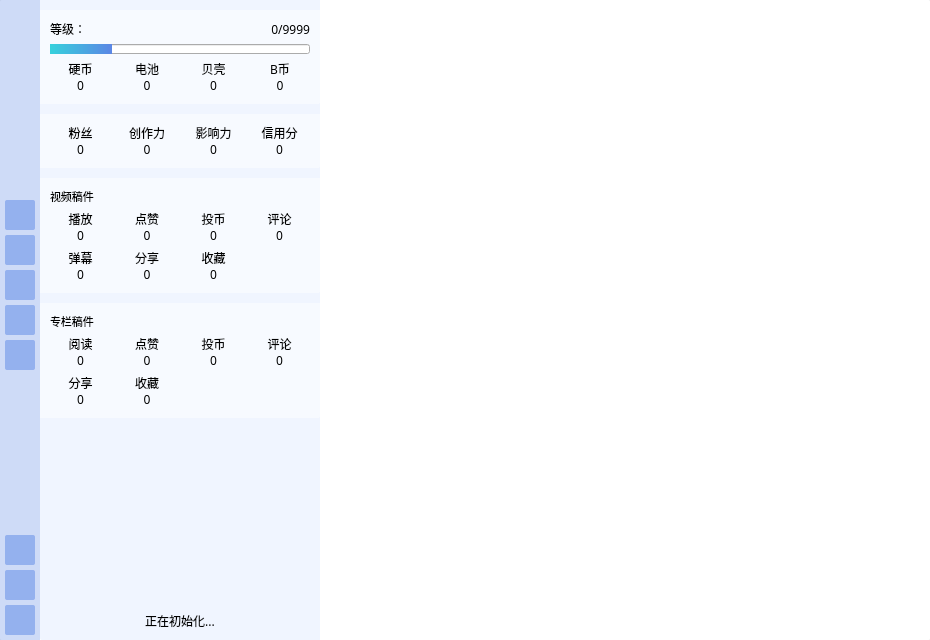
<?xml version="1.0" encoding="UTF-8"?>
<ui version="4.0">
 <class>MainWindow</class>
 <widget class="QMainWindow" name="MainWindow">
  <property name="geometry">
   <rect>
    <x>0</x>
    <y>0</y>
    <width>930</width>
    <height>640</height>
   </rect>
  </property>
  <property name="windowTitle">
   <string>MainWindow</string>
  </property>
  <widget class="QWidget" name="centralwidget">
   <layout class="QGridLayout" name="gridLayout">
    <property name="leftMargin">
     <number>0</number>
    </property>
    <property name="topMargin">
     <number>0</number>
    </property>
    <property name="rightMargin">
     <number>0</number>
    </property>
    <property name="bottomMargin">
     <number>0</number>
    </property>
    <property name="spacing">
     <number>0</number>
    </property>
    <item row="0" column="0">
     <widget class="QWidget" name="widget_main" native="true">
      <property name="styleSheet">
       <string notr="true">QWidget#widget_main{border-radius:2px;background:qlineargradient(spread:pad,x1:0,y1:0,x2:1,y2:0,stop:0 #FFFFFF,stop:1 #FFFFFF);}</string>
      </property>
      <layout class="QHBoxLayout" name="horizontalLayout">
       <property name="spacing">
        <number>0</number>
       </property>
       <property name="leftMargin">
        <number>0</number>
       </property>
       <property name="topMargin">
        <number>0</number>
       </property>
       <property name="rightMargin">
        <number>0</number>
       </property>
       <property name="bottomMargin">
        <number>0</number>
       </property>
       <item>
        <widget class="QWidget" name="widget_bar" native="true">
         <property name="minimumSize">
          <size>
           <width>40</width>
           <height>0</height>
          </size>
         </property>
         <property name="maximumSize">
          <size>
           <width>40</width>
           <height>16777215</height>
          </size>
         </property>
         <property name="styleSheet">
          <string notr="true">QWidget#widget_bar{border-radius:0px;background-color:rgba(90,135,228,0.3);}</string>
         </property>
         <layout class="QVBoxLayout" name="verticalLayout">
          <property name="leftMargin">
           <number>5</number>
          </property>
          <property name="topMargin">
           <number>5</number>
          </property>
          <property name="rightMargin">
           <number>5</number>
          </property>
          <property name="bottomMargin">
           <number>5</number>
          </property>
          <item>
           <widget class="QLabel" name="label_face">
            <property name="minimumSize">
             <size>
              <width>30</width>
              <height>30</height>
             </size>
            </property>
            <property name="maximumSize">
             <size>
              <width>30</width>
              <height>30</height>
             </size>
            </property>
            <property name="text">
             <string/>
            </property>
            <property name="alignment">
             <set>Qt::AlignCenter</set>
            </property>
           </widget>
          </item>
          <item>
           <spacer name="verticalSpacer_2">
            <property name="orientation">
             <enum>Qt::Vertical</enum>
            </property>
            <property name="sizeHint" stdset="0">
             <size>
              <width>20</width>
              <height>40</height>
             </size>
            </property>
           </spacer>
          </item>
          <item>
           <widget class="QWidget" name="widget_2" native="true">
            <layout class="QVBoxLayout" name="verticalLayout_3">
             <property name="spacing">
              <number>5</number>
             </property>
             <property name="leftMargin">
              <number>0</number>
             </property>
             <property name="topMargin">
              <number>0</number>
             </property>
             <property name="rightMargin">
              <number>0</number>
             </property>
             <property name="bottomMargin">
              <number>0</number>
             </property>
             <item>
              <widget class="QPushButton" name="pushButton_notify_at">
               <property name="minimumSize">
                <size>
                 <width>30</width>
                 <height>30</height>
                </size>
               </property>
               <property name="maximumSize">
                <size>
                 <width>30</width>
                 <height>30</height>
                </size>
               </property>
               <property name="toolTip">
                <string>&lt;html&gt;&lt;head/&gt;&lt;body&gt;&lt;p&gt;@我的&lt;/p&gt;&lt;/body&gt;&lt;/html&gt;</string>
               </property>
               <property name="styleSheet">
                <string notr="true">QPushButton{border-image:url(:/images/unread.png);background-color:rgba(90,135,228,0.5);color:white;border:0px solid grey;border-radius:2px;}QPushButton:hover{background-color:rgba(90,135,228,0.3);border-radius:2px;}</string>
               </property>
               <property name="text">
                <string/>
               </property>
              </widget>
             </item>
             <item>
              <widget class="QPushButton" name="pushButton_notify_chat">
               <property name="minimumSize">
                <size>
                 <width>30</width>
                 <height>30</height>
                </size>
               </property>
               <property name="maximumSize">
                <size>
                 <width>30</width>
                 <height>30</height>
                </size>
               </property>
               <property name="toolTip">
                <string>&lt;html&gt;&lt;head/&gt;&lt;body&gt;&lt;p&gt;我的消息&lt;/p&gt;&lt;/body&gt;&lt;/html&gt;</string>
               </property>
               <property name="styleSheet">
                <string notr="true">QPushButton{border-image:url(:/images/unread.png);background-color:rgba(90,135,228,0.5);color:white;border:0px solid grey;border-radius:2px;}QPushButton:hover{background-color:rgba(90,135,228,0.3);border-radius:2px;}</string>
               </property>
               <property name="text">
                <string/>
               </property>
              </widget>
             </item>
             <item>
              <widget class="QPushButton" name="pushButton_notify_reply">
               <property name="minimumSize">
                <size>
                 <width>30</width>
                 <height>30</height>
                </size>
               </property>
               <property name="maximumSize">
                <size>
                 <width>30</width>
                 <height>30</height>
                </size>
               </property>
               <property name="toolTip">
                <string>&lt;html&gt;&lt;head/&gt;&lt;body&gt;&lt;p&gt;新的回复&lt;/p&gt;&lt;/body&gt;&lt;/html&gt;</string>
               </property>
               <property name="styleSheet">
                <string notr="true">QPushButton{border-image:url(:/images/unread.png);background-color:rgba(90,135,228,0.5);color:white;border:0px solid grey;border-radius:2px;}QPushButton:hover{background-color:rgba(90,135,228,0.3);border-radius:2px;}</string>
               </property>
               <property name="text">
                <string/>
               </property>
              </widget>
             </item>
             <item>
              <widget class="QPushButton" name="pushButton_notify_like">
               <property name="minimumSize">
                <size>
                 <width>30</width>
                 <height>30</height>
                </size>
               </property>
               <property name="maximumSize">
                <size>
                 <width>30</width>
                 <height>30</height>
                </size>
               </property>
               <property name="toolTip">
                <string>&lt;html&gt;&lt;head/&gt;&lt;body&gt;&lt;p&gt;新的点赞&lt;/p&gt;&lt;/body&gt;&lt;/html&gt;</string>
               </property>
               <property name="styleSheet">
                <string notr="true">QPushButton{border-image:url(:/images/unread.png);background-color:rgba(90,135,228,0.5);color:white;border:0px solid grey;border-radius:2px;}QPushButton:hover{background-color:rgba(90,135,228,0.3);border-radius:2px;}</string>
               </property>
               <property name="text">
                <string/>
               </property>
              </widget>
             </item>
             <item>
              <widget class="QPushButton" name="pushButton_notify_sys_msg">
               <property name="minimumSize">
                <size>
                 <width>30</width>
                 <height>30</height>
                </size>
               </property>
               <property name="maximumSize">
                <size>
                 <width>30</width>
                 <height>30</height>
                </size>
               </property>
               <property name="toolTip">
                <string>&lt;html&gt;&lt;head/&gt;&lt;body&gt;&lt;p&gt;系统通知&lt;/p&gt;&lt;/body&gt;&lt;/html&gt;</string>
               </property>
               <property name="styleSheet">
                <string notr="true">QPushButton{border-image:url(:/images/unread.png);background-color:rgba(90,135,228,0.5);color:white;border:0px solid grey;border-radius:2px;}QPushButton:hover{background-color:rgba(90,135,228,0.3);border-radius:2px;}</string>
               </property>
               <property name="text">
                <string/>
               </property>
              </widget>
             </item>
            </layout>
           </widget>
          </item>
          <item>
           <spacer name="verticalSpacer">
            <property name="orientation">
             <enum>Qt::Vertical</enum>
            </property>
            <property name="sizeHint" stdset="0">
             <size>
              <width>20</width>
              <height>40</height>
             </size>
            </property>
           </spacer>
          </item>
          <item>
           <widget class="QWidget" name="widget" native="true">
            <layout class="QVBoxLayout" name="verticalLayout_2">
             <property name="spacing">
              <number>5</number>
             </property>
             <property name="leftMargin">
              <number>0</number>
             </property>
             <property name="topMargin">
              <number>0</number>
             </property>
             <property name="rightMargin">
              <number>0</number>
             </property>
             <property name="bottomMargin">
              <number>0</number>
             </property>
             <item>
              <widget class="QPushButton" name="pushButton_simple">
               <property name="minimumSize">
                <size>
                 <width>30</width>
                 <height>30</height>
                </size>
               </property>
               <property name="maximumSize">
                <size>
                 <width>30</width>
                 <height>30</height>
                </size>
               </property>
               <property name="styleSheet">
                <string notr="true">QPushButton{background-color:rgba(90,135,228,0.5);color:white;border:0px solid grey;border-radius:2px;}QPushButton:hover{background-color:rgba(90,135,228,0.3);border-radius:2px;}</string>
               </property>
               <property name="text">
                <string/>
               </property>
              </widget>
             </item>
             <item>
              <widget class="QPushButton" name="pushButton_signout">
               <property name="minimumSize">
                <size>
                 <width>30</width>
                 <height>30</height>
                </size>
               </property>
               <property name="maximumSize">
                <size>
                 <width>30</width>
                 <height>30</height>
                </size>
               </property>
               <property name="toolTip">
                <string>&lt;html&gt;&lt;head/&gt;&lt;body&gt;&lt;p&gt;退出登录&lt;/p&gt;&lt;/body&gt;&lt;/html&gt;</string>
               </property>
               <property name="styleSheet">
                <string notr="true">QPushButton{background-color:rgba(90,135,228,0.5);color:white;border:0px solid grey;border-radius:2px;}QPushButton:hover{background-color:rgba(90,135,228,0.3);border-radius:2px;}</string>
               </property>
               <property name="text">
                <string/>
               </property>
              </widget>
             </item>
             <item>
              <widget class="QPushButton" name="pushButton_close">
               <property name="minimumSize">
                <size>
                 <width>30</width>
                 <height>30</height>
                </size>
               </property>
               <property name="maximumSize">
                <size>
                 <width>30</width>
                 <height>30</height>
                </size>
               </property>
               <property name="toolTip">
                <string>&lt;html&gt;&lt;head/&gt;&lt;body&gt;&lt;p&gt;关闭程序&lt;/p&gt;&lt;/body&gt;&lt;/html&gt;</string>
               </property>
               <property name="styleSheet">
                <string notr="true">QPushButton{background-color:rgba(90,135,228,0.5);color:white;border:0px solid grey;border-radius:2px;}QPushButton:hover{background-color:rgba(90,135,228,0.3);border-radius:2px;}</string>
               </property>
               <property name="text">
                <string/>
               </property>
              </widget>
             </item>
            </layout>
           </widget>
          </item>
         </layout>
        </widget>
       </item>
       <item>
        <widget class="QWidget" name="widget_left" native="true">
         <property name="minimumSize">
          <size>
           <width>280</width>
           <height>0</height>
          </size>
         </property>
         <property name="maximumSize">
          <size>
           <width>280</width>
           <height>16777215</height>
          </size>
         </property>
         <property name="styleSheet">
          <string notr="true">QWidget#widget_left{background:#F0F5FF;border-bottom-left-radius:2px;border-right-width:0px;border-style:solid;border-color:rgba(69,104,220,0.3);}</string>
         </property>
         <layout class="QGridLayout" name="gridLayout_5">
          <property name="leftMargin">
           <number>0</number>
          </property>
          <property name="topMargin">
           <number>10</number>
          </property>
          <property name="rightMargin">
           <number>0</number>
          </property>
          <property name="bottomMargin">
           <number>10</number>
          </property>
          <property name="horizontalSpacing">
           <number>7</number>
          </property>
          <property name="verticalSpacing">
           <number>10</number>
          </property>
          <item row="0" column="0">
           <widget class="QWidget" name="widget_level" native="true">
            <property name="styleSheet">
             <string notr="true">QWidget#widget_level{background:rgba(255,255,255,0.5);border-bottom-right-radius:2px;}</string>
            </property>
            <layout class="QGridLayout" name="gridLayout_2">
             <property name="leftMargin">
              <number>10</number>
             </property>
             <property name="topMargin">
              <number>10</number>
             </property>
             <property name="rightMargin">
              <number>10</number>
             </property>
             <property name="bottomMargin">
              <number>10</number>
             </property>
             <item row="3" column="2">
              <widget class="QLabel" name="label_brokerage">
               <property name="font">
                <font>
                 <family>微软雅黑</family>
                </font>
               </property>
               <property name="text">
                <string>贝壳
0</string>
               </property>
               <property name="alignment">
                <set>Qt::AlignCenter</set>
               </property>
              </widget>
             </item>
             <item row="3" column="1">
              <widget class="QLabel" name="label_balance">
               <property name="font">
                <font>
                 <family>微软雅黑</family>
                </font>
               </property>
               <property name="text">
                <string>电池
0</string>
               </property>
               <property name="alignment">
                <set>Qt::AlignCenter</set>
               </property>
              </widget>
             </item>
             <item row="3" column="0">
              <widget class="QLabel" name="label_coins">
               <property name="font">
                <font>
                 <family>微软雅黑</family>
                </font>
               </property>
               <property name="text">
                <string>硬币
0</string>
               </property>
               <property name="alignment">
                <set>Qt::AlignCenter</set>
               </property>
              </widget>
             </item>
             <item row="3" column="3">
              <widget class="QLabel" name="label_default_bp">
               <property name="font">
                <font>
                 <family>微软雅黑</family>
                </font>
               </property>
               <property name="text">
                <string>B币
0</string>
               </property>
               <property name="alignment">
                <set>Qt::AlignCenter</set>
               </property>
              </widget>
             </item>
             <item row="2" column="0" colspan="4">
              <widget class="QProgressBar" name="progressBar_exp">
               <property name="maximumSize">
                <size>
                 <width>16777215</width>
                 <height>10</height>
                </size>
               </property>
               <property name="styleSheet">
                <string notr="true">QProgressBar::chunk{background:qlineargradient(spread:pad,x1:0,y1:0,x2:1,y2:0,stop:0 #36d1dc,stop:1 #5b86e5);}</string>
               </property>
               <property name="value">
                <number>24</number>
               </property>
               <property name="textVisible">
                <bool>false</bool>
               </property>
              </widget>
             </item>
             <item row="0" column="2" colspan="2">
              <widget class="QLabel" name="label_level_exp">
               <property name="font">
                <font>
                 <family>微软雅黑</family>
                 <pointsize>9</pointsize>
                </font>
               </property>
               <property name="text">
                <string>0/9999</string>
               </property>
               <property name="alignment">
                <set>Qt::AlignRight|Qt::AlignTrailing|Qt::AlignVCenter</set>
               </property>
              </widget>
             </item>
             <item row="0" column="0" colspan="2">
              <widget class="QLabel" name="label_level">
               <property name="font">
                <font>
                 <family>微软雅黑</family>
                 <pointsize>9</pointsize>
                </font>
               </property>
               <property name="text">
                <string>等级：</string>
               </property>
              </widget>
             </item>
            </layout>
           </widget>
          </item>
          <item row="4" column="0">
           <spacer name="verticalSpacer_4">
            <property name="orientation">
             <enum>Qt::Vertical</enum>
            </property>
            <property name="sizeHint" stdset="0">
             <size>
              <width>20</width>
              <height>265</height>
             </size>
            </property>
           </spacer>
          </item>
          <item row="5" column="0">
           <widget class="QPushButton" name="pushButton_notify">
            <property name="font">
             <font>
              <family>微软雅黑</family>
             </font>
            </property>
            <property name="styleSheet">
             <string notr="true">QPushButton{border:0px solid grey;border-radius:2px;}</string>
            </property>
            <property name="text">
             <string>正在初始化...</string>
            </property>
           </widget>
          </item>
          <item row="3" column="0">
           <widget class="QWidget" name="widget_article_sum" native="true">
            <property name="styleSheet">
             <string notr="true">QWidget#widget_article_sum{background:rgba(255,255,255,0.5);border-bottom-right-radius:2px;}</string>
            </property>
            <layout class="QGridLayout" name="gridLayout_4">
             <property name="leftMargin">
              <number>10</number>
             </property>
             <property name="topMargin">
              <number>10</number>
             </property>
             <property name="rightMargin">
              <number>10</number>
             </property>
             <property name="bottomMargin">
              <number>10</number>
             </property>
             <property name="spacing">
              <number>5</number>
             </property>
             <item row="1" column="0">
              <widget class="QLabel" name="label_article_view">
               <property name="font">
                <font>
                 <family>微软雅黑</family>
                </font>
               </property>
               <property name="text">
                <string>阅读
0</string>
               </property>
               <property name="alignment">
                <set>Qt::AlignCenter</set>
               </property>
              </widget>
             </item>
             <item row="1" column="1">
              <widget class="QLabel" name="label_article_like">
               <property name="font">
                <font>
                 <family>微软雅黑</family>
                </font>
               </property>
               <property name="text">
                <string>点赞
0</string>
               </property>
               <property name="alignment">
                <set>Qt::AlignCenter</set>
               </property>
              </widget>
             </item>
             <item row="1" column="2">
              <widget class="QLabel" name="label_article_coin">
               <property name="font">
                <font>
                 <family>微软雅黑</family>
                </font>
               </property>
               <property name="text">
                <string>投币
0</string>
               </property>
               <property name="alignment">
                <set>Qt::AlignCenter</set>
               </property>
              </widget>
             </item>
             <item row="1" column="3">
              <widget class="QLabel" name="label_article_reply">
               <property name="font">
                <font>
                 <family>微软雅黑</family>
                </font>
               </property>
               <property name="text">
                <string>评论
0</string>
               </property>
               <property name="alignment">
                <set>Qt::AlignCenter</set>
               </property>
              </widget>
             </item>
             <item row="2" column="0">
              <widget class="QLabel" name="label_article_share">
               <property name="font">
                <font>
                 <family>微软雅黑</family>
                </font>
               </property>
               <property name="text">
                <string>分享
0</string>
               </property>
               <property name="alignment">
                <set>Qt::AlignCenter</set>
               </property>
              </widget>
             </item>
             <item row="2" column="1">
              <widget class="QLabel" name="label_article_favorite">
               <property name="font">
                <font>
                 <family>微软雅黑</family>
                </font>
               </property>
               <property name="text">
                <string>收藏
0</string>
               </property>
               <property name="alignment">
                <set>Qt::AlignCenter</set>
               </property>
              </widget>
             </item>
             <item row="0" column="0" colspan="4">
              <widget class="QLabel" name="label_17">
               <property name="font">
                <font>
                 <family>微软雅黑</family>
                 <pointsize>8</pointsize>
                </font>
               </property>
               <property name="text">
                <string>专栏稿件</string>
               </property>
               <property name="alignment">
                <set>Qt::AlignLeading|Qt::AlignLeft|Qt::AlignVCenter</set>
               </property>
               <property name="margin">
                <number>5</number>
               </property>
              </widget>
             </item>
            </layout>
           </widget>
          </item>
          <item row="1" column="0">
           <widget class="QWidget" name="widget_rating" native="true">
            <property name="styleSheet">
             <string notr="true">QWidget#widget_rating{background:rgba(255,255,255,0.5);border-bottom-right-radius:2px;}</string>
            </property>
            <layout class="QGridLayout" name="gridLayout_6">
             <property name="leftMargin">
              <number>10</number>
             </property>
             <property name="topMargin">
              <number>10</number>
             </property>
             <property name="rightMargin">
              <number>10</number>
             </property>
             <property name="bottomMargin">
              <number>10</number>
             </property>
             <property name="spacing">
              <number>5</number>
             </property>
             <item row="0" column="0">
              <widget class="QLabel" name="label_follower">
               <property name="font">
                <font>
                 <family>微软雅黑</family>
                </font>
               </property>
               <property name="text">
                <string>粉丝
0</string>
               </property>
               <property name="alignment">
                <set>Qt::AlignCenter</set>
               </property>
              </widget>
             </item>
             <item row="0" column="1">
              <widget class="QLabel" name="label_creative">
               <property name="font">
                <font>
                 <family>微软雅黑</family>
                </font>
               </property>
               <property name="text">
                <string>创作力
0</string>
               </property>
               <property name="alignment">
                <set>Qt::AlignCenter</set>
               </property>
              </widget>
             </item>
             <item row="0" column="2">
              <widget class="QLabel" name="label_influence">
               <property name="font">
                <font>
                 <family>微软雅黑</family>
                </font>
               </property>
               <property name="text">
                <string>影响力
0</string>
               </property>
               <property name="alignment">
                <set>Qt::AlignCenter</set>
               </property>
              </widget>
             </item>
             <item row="0" column="3">
              <widget class="QLabel" name="label_credit">
               <property name="font">
                <font>
                 <family>微软雅黑</family>
                </font>
               </property>
               <property name="text">
                <string>信用分
0</string>
               </property>
               <property name="alignment">
                <set>Qt::AlignCenter</set>
               </property>
              </widget>
             </item>
            </layout>
           </widget>
          </item>
          <item row="2" column="0">
           <widget class="QWidget" name="widget_video_sum" native="true">
            <property name="styleSheet">
             <string notr="true">QWidget#widget_video_sum{background:rgba(255,255,255,0.5);border-bottom-right-radius:2px;}</string>
            </property>
            <layout class="QGridLayout" name="gridLayout_3">
             <property name="leftMargin">
              <number>10</number>
             </property>
             <property name="topMargin">
              <number>10</number>
             </property>
             <property name="rightMargin">
              <number>10</number>
             </property>
             <property name="bottomMargin">
              <number>10</number>
             </property>
             <property name="spacing">
              <number>5</number>
             </property>
             <item row="1" column="0">
              <widget class="QLabel" name="label_video_view">
               <property name="font">
                <font>
                 <family>微软雅黑</family>
                </font>
               </property>
               <property name="text">
                <string>播放
0</string>
               </property>
               <property name="alignment">
                <set>Qt::AlignCenter</set>
               </property>
              </widget>
             </item>
             <item row="1" column="1">
              <widget class="QLabel" name="label_video_like">
               <property name="font">
                <font>
                 <family>微软雅黑</family>
                </font>
               </property>
               <property name="text">
                <string>点赞
0</string>
               </property>
               <property name="alignment">
                <set>Qt::AlignCenter</set>
               </property>
              </widget>
             </item>
             <item row="1" column="2">
              <widget class="QLabel" name="label_video_coin">
               <property name="font">
                <font>
                 <family>微软雅黑</family>
                </font>
               </property>
               <property name="text">
                <string>投币
0</string>
               </property>
               <property name="alignment">
                <set>Qt::AlignCenter</set>
               </property>
              </widget>
             </item>
             <item row="1" column="3">
              <widget class="QLabel" name="label_video_reply">
               <property name="font">
                <font>
                 <family>微软雅黑</family>
                </font>
               </property>
               <property name="text">
                <string>评论
0</string>
               </property>
               <property name="alignment">
                <set>Qt::AlignCenter</set>
               </property>
              </widget>
             </item>
             <item row="2" column="0">
              <widget class="QLabel" name="label_video_danmaku">
               <property name="font">
                <font>
                 <family>微软雅黑</family>
                </font>
               </property>
               <property name="text">
                <string>弹幕
0</string>
               </property>
               <property name="alignment">
                <set>Qt::AlignCenter</set>
               </property>
              </widget>
             </item>
             <item row="2" column="1">
              <widget class="QLabel" name="label_video_share">
               <property name="font">
                <font>
                 <family>微软雅黑</family>
                </font>
               </property>
               <property name="text">
                <string>分享
0</string>
               </property>
               <property name="alignment">
                <set>Qt::AlignCenter</set>
               </property>
              </widget>
             </item>
             <item row="2" column="2">
              <widget class="QLabel" name="label_video_favorite">
               <property name="font">
                <font>
                 <family>微软雅黑</family>
                </font>
               </property>
               <property name="text">
                <string>收藏
0</string>
               </property>
               <property name="alignment">
                <set>Qt::AlignCenter</set>
               </property>
              </widget>
             </item>
             <item row="0" column="0" colspan="4">
              <widget class="QLabel" name="label_9">
               <property name="font">
                <font>
                 <family>微软雅黑</family>
                 <pointsize>8</pointsize>
                </font>
               </property>
               <property name="text">
                <string>视频稿件</string>
               </property>
               <property name="scaledContents">
                <bool>false</bool>
               </property>
               <property name="alignment">
                <set>Qt::AlignLeading|Qt::AlignLeft|Qt::AlignVCenter</set>
               </property>
               <property name="margin">
                <number>5</number>
               </property>
               <property name="indent">
                <number>-1</number>
               </property>
              </widget>
             </item>
            </layout>
           </widget>
          </item>
         </layout>
        </widget>
       </item>
       <item>
        <widget class="QWidget" name="widget_right" native="true">
         <property name="minimumSize">
          <size>
           <width>0</width>
           <height>0</height>
          </size>
         </property>
         <property name="styleSheet">
          <string notr="true">QWidget#widget_right{border-radius:0px;background:Transparent;}</string>
         </property>
         <layout class="QGridLayout" name="gridLayout_7">
          <property name="leftMargin">
           <number>0</number>
          </property>
          <property name="topMargin">
           <number>0</number>
          </property>
          <property name="rightMargin">
           <number>0</number>
          </property>
          <property name="bottomMargin">
           <number>0</number>
          </property>
          <property name="spacing">
           <number>0</number>
          </property>
         </layout>
        </widget>
       </item>
      </layout>
     </widget>
    </item>
   </layout>
  </widget>
  <widget class="QMenuBar" name="menubar">
   <property name="geometry">
    <rect>
     <x>0</x>
     <y>0</y>
     <width>930</width>
     <height>23</height>
    </rect>
   </property>
  </widget>
 </widget>
 <resources>
  <include location="resources.qrc"/>
 </resources>
 <connections/>
</ui>
